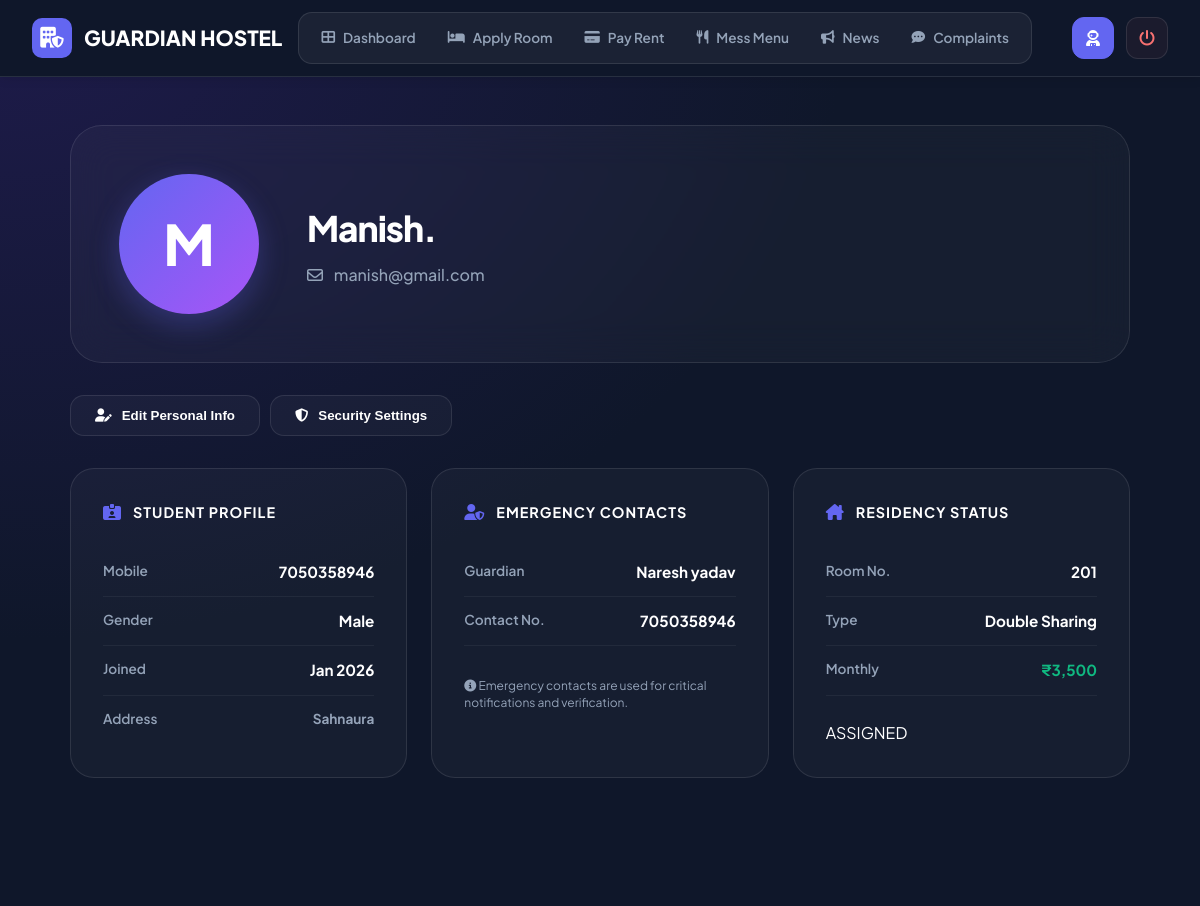
The page /student/profile.php (signed in) on the database its author committed.
### tables this page shows
CREATE TABLE `students` (
  `id` int(11) NOT NULL,
  `name` varchar(100) NOT NULL,
  `email` varchar(100) NOT NULL,
  `password` varchar(255) NOT NULL,
  `phone` varchar(15) NOT NULL,
  `gender` enum('Male','Female','Other') NOT NULL,
  `address` text NOT NULL,
  `guardian_name` varchar(100) NOT NULL,
  `guardian_phone` varchar(15) NOT NULL,
  `created_at` timestamp NOT NULL DEFAULT current_timestamp(),
  `photo` varchar(255) DEFAULT 'default_user.png'
);

CREATE TABLE `room_requests` (
  `id` int(11) NOT NULL,
  `student_id` int(11) NOT NULL,
  `room_type` enum('Single','Double','Triple') NOT NULL,
  `message` text DEFAULT NULL,
  `mess_included` tinyint(1) DEFAULT 1,
  `total_amount` decimal(10,2) DEFAULT 0.00,
  `monthly_rent_amount` decimal(10,2) DEFAULT 0.00 COMMENT 'Monthly rent (room + mess)',
  `payment_status` enum('Pending','Paid','Failed') DEFAULT 'Pending',
  `payment_id` varchar(100) DEFAULT NULL,
  `status` enum('Pending','Approved','Rejected') DEFAULT 'Pending',
  `room_id` int(11) DEFAULT NULL,
  `request_date` timestamp NOT NULL DEFAULT current_timestamp(),
  `response_date` timestamp NULL DEFAULT NULL,
  `room_allocation_date` date DEFAULT NULL COMMENT 'Date when room was allocated'
);

CREATE TABLE `rooms` (
  `id` int(11) NOT NULL,
  `room_number` varchar(10) NOT NULL,
  `room_type` enum('Single','Double','Triple') NOT NULL,
  `capacity` int(11) NOT NULL,
  `occupied` int(11) DEFAULT 0,
  `rent` decimal(10,2) NOT NULL,
  `status` enum('Available','Full','Maintenance') DEFAULT 'Available',
  `created_at` timestamp NOT NULL DEFAULT current_timestamp()
);

### student/profile.php (the view, shortened to what this page needs)
<?php
require_once '../config.php';
$student_id = $_SESSION['student_id'];
$query = "SELECT * FROM students WHERE id = $student_id";
$result = mysqli_query($conn, $query);
$student = mysqli_fetch_assoc($result);
$room_query = "SELECT rr.*, r.room_number, r.room_type, r.rent FROM room_requests rr LEFT JOIN rooms r ON rr.room_id = r.id WHERE rr.student_id = $student_id AND rr.status = 'Approved' ORDER BY rr.request_date DESC LIMIT 1";
$room_result = mysqli_query($conn, $room_query);
$room_info = mysqli_fetch_assoc($room_result);
?>
<!DOCTYPE html>
<html lang="en">
<head>
    <link rel="stylesheet" href="https://cdnjs.cloudflare.com/ajax/libs/font-awesome/6.5.1/css/all.min.css">
    <link rel="stylesheet" href="../css/style.css">
</head>
<body>
    <div class="mesh-bg"></div>
    <?php include 'includes/nav.php'; ?>
    <main class="profile-wrapper">
        <header class="profile-hero">
            <form id="photoForm" method="POST" enctype="multipart/form-data">
                <div class="avatar-box" onclick="document.getElementById('new_photo').click()">
                    <?php if (!empty($student['photo']) && $student['photo'] != 'default_user.png'): ?>
                        <img src="../uploads/profiles/<?php echo $student['photo']; ?>" alt="Profile Photo">
                    <?php else: ?>
                        <?php echo substr($student['name'], 0, 1); ?>
                    <?php endif; ?>
                </div>
            </form>
            <div class="hero-info">
                <h2><?php echo htmlspecialchars($student['name']); ?><span>.</span></h2>
                <p><i class="far fa-envelope" style="margin-right:8px;"></i> <?php echo htmlspecialchars($student['email']); ?></p>
            </div>
        </header>
        <div class="action-bar">
            <button class="btn-tab" onclick="toggleModal('editModal', true)"><i class="fas fa-user-pen"></i> Edit Personal Info</button>
            <button class="btn-tab" onclick="toggleModal('passModal', true)"><i class="fas fa-shield-halved"></i> Security Settings</button>
        </div>
        <div class="info-grid">
            <div class="info-widget">
                <div class="widget-head"><i class="fas fa-id-card-clip"></i> <h3>Student Profile</h3></div>
                <div class="data-row"><label>Mobile</label><span><?php echo htmlspecialchars($student['phone']); ?></span></div>
                <div class="data-row"><label>Gender</label><span><?php echo htmlspecialchars($student['gender']); ?></span></div>
                <div class="data-row"><label>Joined</label><span><?php echo date('M Y', strtotime($student['created_at'])); ?></span></div>
                <div class="data-row" style="border:none;"><label>Address</label><span style="text-align:right; font-size:0.85rem; color:var(--text-dim);"><?php echo htmlspecialchars($student['address']); ?></span></div>
            </div>
            <div class="info-widget">
                <div class="widget-head"><i class="fas fa-user-shield"></i> <h3>Emergency Contacts</h3></div>
                <div class="data-row"><label>Guardian</label><span><?php echo htmlspecialchars($student['guardian_name']); ?></span></div>
                <div class="data-row"><label>Contact No.</label><span><?php echo htmlspecialchars($student['guardian_phone']); ?></span></div>
                <p style="font-size:0.75rem; color:var(--text-dim); margin-top:2rem; line-height:1.4;">
                    <i class="fas fa-info-circle"></i> Emergency contacts are used for critical notifications and verification.
                </p>
            </div>
            <div class="info-widget">
                <div class="widget-head"><i class="fas fa-house-chimney"></i> <h3>Residency Status</h3></div>
                <?php if ($room_info): ?>
                    <div class="data-row"><label>Room No.</label><span><?php echo $room_info['room_number']; ?></span></div>
                    <div class="data-row"><label>Type</label><span><?php echo $room_info['room_type']; ?> Sharing</span></div>
                    <div class="data-row"><label>Monthly</label><span style="color:#10b981;">₹<?php echo number_format($room_info['rent']); ?></span></div>
                    <div style="margin-top:1.5rem;"><span class="status-chip">ASSIGNED</span></div>
                <?php endif; ?>
            </div>
        </div>
    </main>
</body>
</html>

### css/style.css (style rules this page uses)
* { margin: 0; padding: 0; box-sizing: border-box; }
:root { --primary-color: #16a085; --secondary-color: #2c3e50; --accent-color: #e67e22; --light-bg: #ecf0f1; --dark-text: #2c3e50; --light-text: #7f8c8d; --white: #ffffff; --shadow: 0 4px 6px rgba(0, 0, 0, 0.1); --shadow-hover: 0 10px 25px rgba(0, 0, 0, 0.15); }
html { scroll-behavior: smooth; }
body { font-family: 'Segoe UI', Tahoma, Geneva, Verdana, sans-serif; color: var(--dark-text); line-height: 1.6; overflow-x: hidden; }

### student/profile.php (style rules this page uses)
:root { --primary: #6366f1; --glass: rgba(255, 255, 255, 0.03); --glass-border: rgba(255, 255, 255, 0.1); --text-dim: #94a3b8; }
body { background: #0f172a; color: white; font-family: 'Plus Jakarta Sans', sans-serif; min-height: 100vh; }
.mesh-bg { position: fixed; top: 0; left: 0; width: 100%; height: 100%; z-index: -1; background: radial-gradient(at 0% 0%, #1e1b4b 0%, #0f172a 50%); }
.profile-wrapper { max-width: 1100px; margin: 3rem auto; padding: 0 20px 5rem; }
.profile-hero { background: var(--glass); backdrop-filter: blur(20px); border: 1px solid var(--glass-border); border-radius: 32px; padding: 3rem; display: flex; align-items: center; gap: 3rem; margin-bottom: 2rem; }
.avatar-box { width: 140px; height: 140px; border-radius: 50%; background: linear-gradient(135deg, #6366f1 0%, #a855f7 100%); display: flex; align-items: center; justify-content: center; font-size: 3.5rem; font-weight: 800; box-shadow: 0 10px 30px rgba(99, 102, 241, 0.3); overflow: hidden; position: relative; }
.hero-info h2 { font-size: 2.2rem; font-weight: 800; letter-spacing: -1px; margin-bottom: 5px; }
.hero-info p { color: var(--text-dim); font-weight: 500; }
.action-bar { display: flex; gap: 10px; margin-bottom: 2rem; }
.btn-tab { background: var(--glass); border: 1px solid var(--glass-border); color: white; padding: 12px 24px; border-radius: 14px; cursor: pointer; font-weight: 700; transition: 0.3s; display: flex; align-items: center; gap: 10px; }
.info-grid { display: grid; grid-template-columns: repeat(auto-fit, minmax(300px, 1fr)); gap: 1.5rem; }
.info-widget { background: var(--glass); border: 1px solid var(--glass-border); border-radius: 24px; padding: 2rem; }
.widget-head { display: flex; align-items: center; gap: 12px; margin-bottom: 1.5rem; color: var(--primary); }
.widget-head h3 { font-size: 0.9rem; text-transform: uppercase; letter-spacing: 1px; color: white; }
.data-row { display: flex; justify-content: space-between; padding: 12px 0; border-bottom: 1px solid rgba(255,255,255,0.05); }
.data-row label { color: var(--text-dim); font-size: 0.85rem; font-weight: 600; }
.data-row span { font-weight: 700; font-size: 0.95rem; }

### student/includes/nav.php (style rules this page uses)
:root { --nav-bg: #0f172a; --accent: #6366f1; --glass-white: rgba(255, 255, 255, 0.05); --border-white: rgba(255, 255, 255, 0.1); }

### rows shown on the page
students: name "M", name "Manish", email "manish@gmail.com", phone "7050358946", gender "Male", created_at "Jan 2026", address "Sahnaura", guardian_name "Naresh yadav", guardian_phone "7050358946"
room_requests: room.room_number "201", room.room_type "Double", room.rent "3,500"
